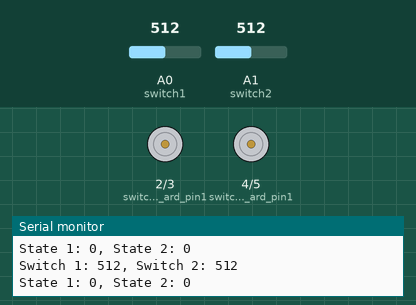
Bench run of a sketch on a simulated Arduino Uno, built with avr-gcc and run on an emulated ATmega328P. Shown: motor-driver pin pairs drawn as motors (green arrow = first pin HIGH = forward, orange = second pin HIGH = backward, longer = more drive), the last lines printed to the serial monitor. The test bench sets the inputs (shaded band); at power-on: A0 (switch1) = 512, A1 (switch2) = 512.

Above: at 1.2 s.
1.3 s: A0 (switch1) set to 211
4.3 s: A0 (switch1) set to 192
At 4.7 s:
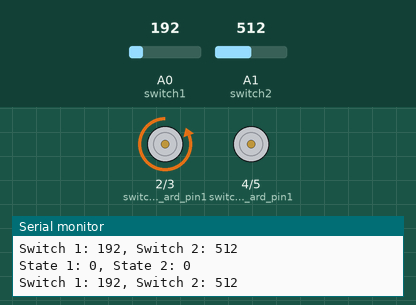
7.3 s: A1 (switch2) set to 209
10.3 s: A1 (switch2) set to 189
At 11.3 s:
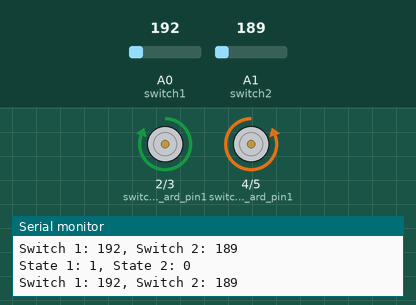
13.3 s: A0 (switch1) set to 210
At 13.9 s:
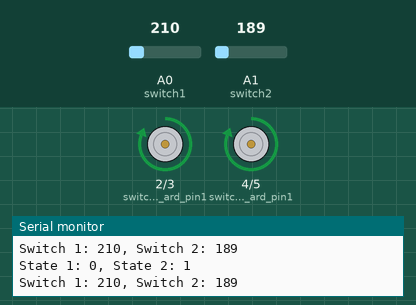
16.3 s: A0 (switch1) set to 190
At 17.7 s:
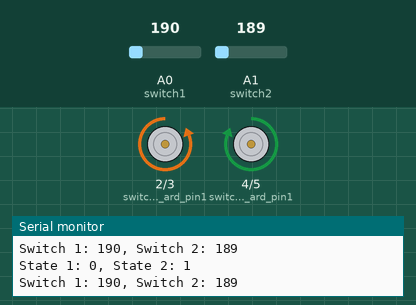
Timing chart, 0 to 20.3 s (numbered marks = the images above; inputs shaded):
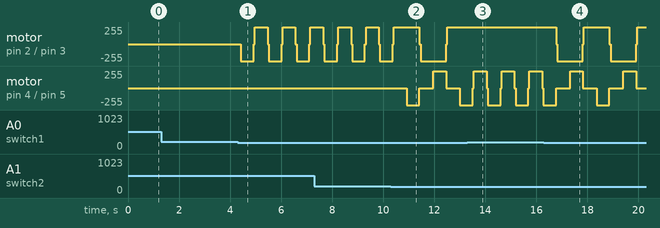

The sketch:

l298n_kato_turnout_switches.ino
```cpp
// Assign switch label for Switch 1.
String switch1_label = "SWITCH1";

// Assign switch label for Switch 2.
// Comment out the line below if you are not using Switch 2.
String switch2_label = "SWITCH2";

// Declare different switch states (i.e ST_OFF, ST_STRAIGHT1, ST_TURN1, ST_STRAIGHT2, ST_TURN2) with Enum type
enum SWITCHSTATES {
  ST_OFF,
  ST_STRAIGHT1,
  ST_TURN1,
  ST_STRAIGHT2,
  ST_TURN2,
};

// Declare a variable of enum type SWITCHSTATES and initiate with OFF position for Switch 1.
SWITCHSTATES switch1_state = ST_OFF;

// Declare a variable of enum type SWITCHSTATES and initiate with OFF position for Switch 2.
// Comment out the line below if you are not using Switch 2.
SWITCHSTATES switch2_state = ST_OFF;

// Assign 2 digital pins from the Arduino board for pull-up/pull-down Switch 1.
// This is for my Switch 1.
const int switch1_ard_pin1 = 2;
const int switch1_ard_pin2 = 3;

// Assign 2 digital pins from the Arduino board for pull-up/pull-down Switch 2.
// This is for my Switch 2.
// Comment out these two lines below if you are not using Switch 2.
const int switch2_ard_pin1 = 4;
const int switch2_ard_pin2 = 5;

// Now assign an analog pin A0 from Arduino board to receive pull up/pull down switch button press/release action.
// Make sure to use a 1K - 10K Ohm resistor in series with the switch.
const int switch1 = A0;

// Now assign an analog pin A1 from Arduino board to receive pull up/pull down switch button press/release action.
// Make sure to use a 1K - 10K Ohm resistor in series with the switch.
// Comment out the line below if you are not using Switch 2.
const int switch2 = A1;

// Declare a variable for receiving Switch 1 value, but don't assign any initial value.
int switch1_val;

// Declare a variable for receiving Switch 2 value, but don't assign any initial value.
// Comment out the line below if you are not using Switch 2.
int switch2_val;

// Define Kato turnout switch states (i.e, Straight: 0, Turn: 1) for Switch 1 and initiate it.
int State1 = 0;

// Define Kato turnout switch states (i.e, Straight: 0, Turn: 1) for Switch 2 and initiate it.
// Comment out the line below if you are not using Switch 2.
int State2 = 0;

// Set turnout delay to 0.5 seconds
int turnout_delay = 500;

// Loop read delay to 0 seconds, but you can try increasing this value to 200 (i.e, 0.2 seconds)
// But this value is directly proportional to the response time of Kato switches.
// So increasing this value will certainly increase the response time of switching.
int read_delay = 0;

// Minimum analog switch value to register a switch press
int minimum_switch_value = 200;

void setup() {
  // Enable serial monitor with 9600 baud rate
  Serial.begin(9600);

  // Declare pinmodes for Switch 1 as OUTPUT since we will be sending digital signals to these pins
  pinMode(switch1_ard_pin1, OUTPUT);
  pinMode(switch1_ard_pin2, OUTPUT);

  // Declare pinmodes for Switch 2 as OUTPUT since we will be sending digital signals to these pins
  // Comment out these two lines below if you are not using Switch 2.
  pinMode(switch2_ard_pin1, OUTPUT);
  pinMode(switch2_ard_pin2, OUTPUT);
}

void loop() {
  // Print State 1 value
  Serial.print("State 1: ");
  Serial.print(State1);

  // Print State 2 value
  // Comment out these two lines below if you are not using Switch 2.
  Serial.print(", State 2: ");
  Serial.print(State2);

  // Print new line
  Serial.println("");

  // Read analog pin Switch 1 value
  switch1_val = analogRead(switch1);

  // Read analog pin Switch 2 value
  // Comment out the line below if you are not using Switch 2.
  switch2_val = analogRead(switch2);

  // Print Switch 1's value
  Serial.print("Switch 1: ");
  Serial.print(switch1_val);

  // Print Switch 2's value
  // Comment out these two lines below if you are not using Switch 2.
  Serial.print(", Switch 2: ");
  Serial.print(switch2_val);

  // Print new line
  Serial.println("");

  // If switch1_val value is less than minimum_switch_value, then we know the Switch 1 has been pressed
  if (switch1_val < minimum_switch_value) {
    switch(switch1_state) {
      case ST_OFF:
        switchoff(switch1_label);
        break;
      case ST_STRAIGHT1:
        switchstraight(switch1_label);
        break;
      case ST_TURN1:
        switchturn(switch1_label);
        break;
    }
  }

  // If switch2_val value is less than minimum_switch_value, then we know the Switch 2 has been pressed
  // Comment out the if block if you are not using Switch 2.
  if (switch2_val < minimum_switch_value) {
    switch(switch2_state) {
      case ST_OFF:
        switchoff(switch2_label);
        break;
      case ST_STRAIGHT2:
        switchstraight(switch2_label);
        break;
      case ST_TURN2:
        switchturn(switch2_label);
        break;
    }
  }

  // Set 0.2 seconds of delay between reads since it's a loop
  delay(read_delay);
}

/*
  Purpose: To turn off switches
  Description:
    Takes in a switch label, sends a LOW signal to its corresponding pins, and finally saves the switch state.
  Param: Switch label
*/
void switchoff(String switch_label) {
  // Handle Switch 1 turn off
  if (switch_label == switch1_label) {
    digitalWrite(switch1_ard_pin1, LOW);
    digitalWrite(switch1_ard_pin2, LOW);

    if (State1 == 1) {
      // Save the last state of Switch 1, i.e., Straight
      switch1_state = ST_STRAIGHT1;
    }

    if (State1 == 0) {
      // Save the last state of Switch 1, i.e., Turn
      switch1_state = ST_TURN1;
    }
  }

  // Handle Switch 2 turn off
  if (switch_label == switch2_label) {
    digitalWrite(switch2_ard_pin1, LOW);
    digitalWrite(switch2_ard_pin2, LOW);

    if (State2 == 1) {
      // Save the last state of Switch 2, i.e., Straight
      switch2_state = ST_STRAIGHT2;
    }

    if (State2 == 0) {
      // Save the last state of Switch 2, i.e., Turn
      switch2_state = ST_TURN2;
    }
  }
}

/*
  Purpose: To turn the switch to a straight position
  Description:
    Takes in a switch label, sends HIGH and LOW signals to its
    corresponding pin 1 and pin 2, respectively. Finally saves
    the STRAIGHT position in its state variable.
  Param: Switch label
*/
void switchstraight(String switch_label) {
  if (switch_label == switch1_label) {
    digitalWrite(switch1_ard_pin1, HIGH); // -> Must set State1 to 0
    digitalWrite(switch1_ard_pin2, LOW);

    // keep power to the turnout for 0.5 seconds
    delay(turnout_delay);
    // Save the straight state of Switch 1. State values are: [Straight = 0, Turn = 1]
    State1 = 0;
    // Reset switch state to OFF position again
    switch1_state = ST_OFF;
  }

  if (switch_label == switch2_label) {
    digitalWrite(switch2_ard_pin1, HIGH); // -> Must set State2 to 0
    digitalWrite(switch2_ard_pin2, LOW);

    // keep power to the turnout for 0.5 seconds
    delay(turnout_delay);
    // Save the straight state of Switch 2. State values are: [Straight = 0, Turn = 1]
    State2 = 0;
    // Reset switch state to OFF position again
    switch2_state = ST_OFF;
  }
}

/*
  Purpose: To turn the switch to the turn position
  Description:
    Takes in a switch label, sends LOW and HIGH signals to its corresponding pin 1 and pin 2, respectively. Finally saves the TURN position in its state variable.
  Param: Switch label
*/
void switchturn(String switch_label) {
  if (switch_label == switch1_label) {
    digitalWrite(switch1_ard_pin1, LOW);
    digitalWrite(switch1_ard_pin2, HIGH); // -> Must set State1 to 1

    // keep power to the turnout for 0.5 seconds
    delay(turnout_delay);
    // Save the turn state of Switch 1. State values are: [Straight = 0, Turn = 1]
    State1 = 1;
    // Reset switch state to OFF position again
    switch1_state = ST_OFF;
  }

  if (switch_label == switch2_label) {
    digitalWrite(switch2_ard_pin1, LOW);
    digitalWrite(switch2_ard_pin2, HIGH); // -> Must set State2 to 1

    // keep power to the turnout for 0.5 seconds
    delay(turnout_delay);
    // Save the turn state of Switch 2. State values are: [Straight = 0, Turn = 1]
    State2 = 1;
    // Reset switch state to OFF position again
    switch2_state = ST_OFF;
  }
}
```

Measured:
- the behaviour switches between 200 and 199 on A0 (switch1) (found by bisection; images 0 and 1)
- the behaviour switches between 200 and 199 on A1 (switch2) (found by bisection; images 1 and 2)
- after the input at 4.3 s, motor on pin 2 (switch1_ard_pin1) / pin 3 (switch1_ard_pin2): stopped → backward 255/255 after 0.13 s, then repeats every 1.1 s: stopped 0.04 s, forward 255/255 0.50 s, stopped 0.04 s, backward 255/255 0.50 s
- after the input at 10.3 s, motor on pin 4 (switch2_ard_pin1) / pin 5 (switch2_ard_pin2): stopped → backward 255/255 after 0.62 s, → stopped 0.50 s later, → forward 255/255 0.54 s later, → stopped 0.50 s later, … (5 changes in this stretch)
- after the input at 13.3 s, motor on pin 2 (switch1_ard_pin1) / pin 3 (switch1_ard_pin2): stays forward 255/255 (without the input it goes to stopped after 0.21 s)
- after the input at 16.3 s, motor on pin 2 (switch1_ard_pin1) / pin 3 (switch1_ard_pin2): alternates forward 255/255 for 1.0 s and backward 255/255 for 1.0 s, starting after 0.48 s
